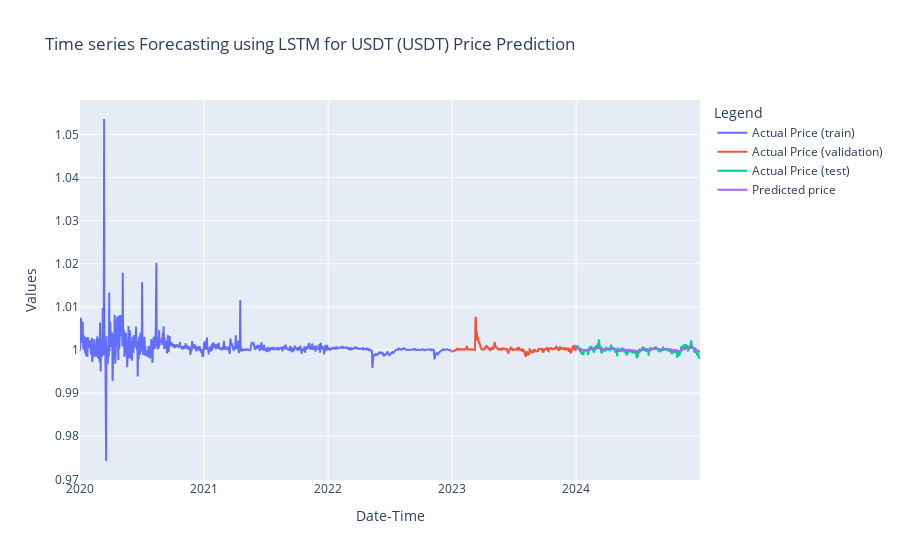

The cell this chart's notebook holds for it:
### Code cell
# Plot the results
import plotly.graph_objects as go

fig = go.Figure()
fig.add_trace(go.Scatter(x=train.Date, y=train.Close, mode='lines', name='Actual Price (train)'))
fig.add_trace(go.Scatter(x=validation.Date, y=validation.Close, mode='lines', name='Actual Price (validation)'))
fig.add_trace(go.Scatter(x=test.Date, y=test.Close, mode='lines', name='Actual Price (test)'))
fig.add_trace(go.Scatter(x=test.Date, y=test.Predictions, mode='lines', name='Predicted price'))
fig.update_layout(
    title="Time series Forecasting using LSTM for USDT (USDT) Price Prediction",
    xaxis_title="Date-Time",
    yaxis_title="Values",
    legend_title="Legend",
)
fig.show()

### Figure 1 — Plotly figure (JSON) as saved in the notebook; plotly's stock layout.template omitted (floating-point values rounded to 4 significant figures; data arrays with more than 128 entries replaced by an {"elided": "..."} marker saying what was removed)
{"data": [{"mode": "lines", "name": "Actual Price (train)", "type": "scatter", "x": {"elided": "1096 str values"}, "y": {"elided": "1096 float values"}}, {"mode": "lines", "name": "Actual Price (validation)", "type": "scatter", "x": {"elided": "365 str values"}, "y": {"elided": "365 float values"}}, {"mode": "lines", "name": "Actual Price (test)", "type": "scatter", "x": {"elided": "366 str values"}, "y": {"elided": "366 float values"}}, {"mode": "lines", "name": "Predicted price", "type": "scatter", "x": {"elided": "366 str values"}, "y": {"elided": "366 float values"}}], "layout": {"legend": {"title": {"text": "Legend"}}, "title": {"text": "Time series Forecasting using LSTM for USDT (USDT) Price Prediction"}, "xaxis": {"title": {"text": "Date-Time"}}, "yaxis": {"title": {"text": "Values"}}}}
